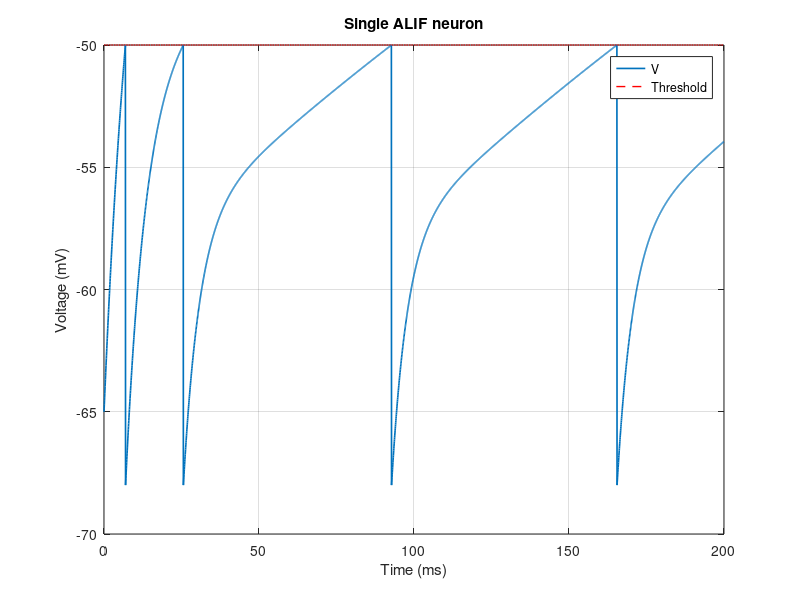

Write the MATLAB code that produced this figure.
function [t, V_hist, spike_times] = one_neuron_alif(plot_result)
% one_neuron_alif.m
% Single-neuron ALIF model suitable as a MATLAB reference for FPGA design.
% Call this function from MATLAB with optional plotting.
%
% Usage:
%   [t, V_hist, spike_times] = one_neuron_alif();
%   [t, V_hist, spike_times] = one_neuron_alif(false);
%
% If plot_result is true or omitted, the membrane voltage is plotted.

if nargin < 1 || isempty(plot_result)
    plot_result = true;
end

% Simulation parameters
DT = 0.05;        % time step (ms)
T  = 200.0;       % total duration (ms)
t = (0:DT:T-DT)'; % time vector
Nt = length(t);

% ALIF neuron parameters
C       = 1.0;    % membrane capacitance
G_L     = 0.1;    % leak conductance
E_L     = -65.0;  % leak reversal potential (mV)
V_TH    = -50.0;  % spike threshold (mV)
V_RESET = -68.0;  % reset voltage after spike (mV)
E_K     = -80.0;  % adaptation reversal potential (mV)

TAU_A   = 100.0;  % adaptation time constant (ms)
DELTA_A = 0.05;   % adaptation increment per spike
I_EXT   = 3.0;    % external drive current

% Initial conditions
V = E_L;         % membrane voltage
a = 0.0;         % adaptation current

V_hist = zeros(Nt, 1);
spike_times = zeros(0, 1);

% There is no synaptic input in the single neuron version.
I_syn = 0.0;

for k = 1:Nt
    V_hist(k) = V;

    % ALIF voltage update
    dV = (-G_L * (V - E_L) - a * (V - E_K) + I_EXT + I_syn) / C;
    V = V + dV * DT;

    % Adaptation decay
    da = -a / TAU_A;
    a = a + da * DT;

    % Spike detection and reset
    if V >= V_TH % a spike is detected if this T
        spike_times(end+1, 1) = t(k); %#ok<AGROW>
        V = V_RESET; % reset v to -68
        a = a + DELTA_A; % increment adaption
    end
end

if plot_result
    fprintf('Num spikes: %d\n', numel(spike_times));
    fprintf('Spike times (ms): ');
    fprintf('%.2f ', spike_times);
    fprintf('\n');

    figure('Name', 'Single ALIF Neuron', 'Color', 'w');
    plot(t, V_hist, 'LineWidth', 1.2);
    hold on;
    plot(t, V_TH * ones(size(t)), 'r--', 'LineWidth', 1);
    xlabel('Time (ms)');
    ylabel('Voltage (mV)');
    title('Single ALIF neuron');
    legend({'V', 'Threshold'});
    grid on;
end
